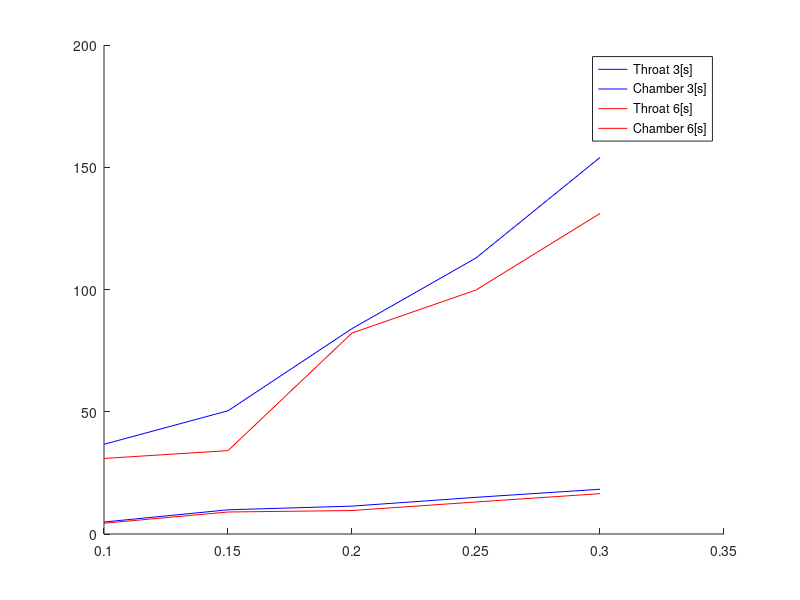

MATLAB code for this plot: (Note: this script raises an error after producing the figure.)
clc; clear; close all;

Thickness = [0.1,0.15,0.2,0.25,0.3];

chamberFOS3s = [4.9,9.9,11.4,15,18.3];
throatFOS3s = [36.7,50.4,84,112.9,154];

chamberFOS6s = [4.4,9,9.6,13.1,16.5];
throatFOS6s = [30.9,34.1,82.2,99.8,131.1];

FOSPlot = figure('Name','FOS Plot');
hold on
plot(Thickness, throatFOS3s,'-b');
plot(Thickness, chamberFOS3s,'-b');
plot(Thickness, throatFOS6s,'-r');
plot(Thickness, chamberFOS6s,'-r');

lgd = legend('Throat 3[s]','Chamber 3[s]','Throat 6[s]','Chamber 6[s]');
lgd.Location = "northwest";
grid on; grid minor;

xlabel('T_w [in]'); ylabel('FOS [-]');
title('FOS @ Chamber & Throat for Wall Thickness');

saveas(FOSPlot,'FOSPlot','png')